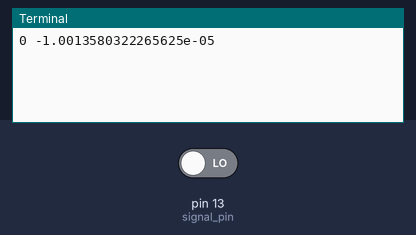
Simulated run of this program. Board: Raspberry Pi (header pin numbers). On the bench: the last lines printed to the terminal. The test bench sets the inputs (shaded band); at power-on: pin 13 (signal_pin) LOW. The clock reads 2024-03-15 10:24:30 at power-on unless the program sets it.

Above: at 1.2 s.
1.3 s: pin 13 (signal_pin) driven HIGH
At 1.6 s:
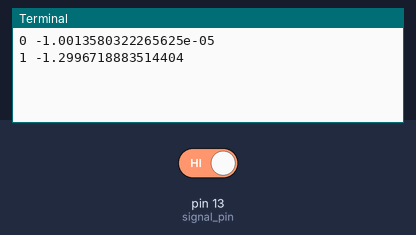
2.8 s: pin 13 (signal_pin) driven LOW
At 4.0 s:
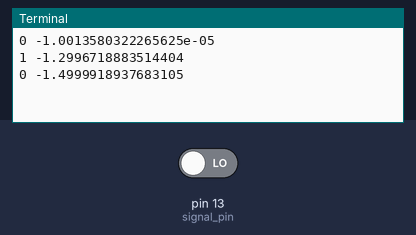

The program:

ir_sensor.py
```python
# http://github.com/timestocome
# Set up and test IR sensor input on RaspberryPi


import RPi.GPIO as gpio
import time


gpio.setmode(gpio.BOARD)


# board 13 - gpio 27
signal_pin = 13

gpio.setup(signal_pin, gpio.IN)

signal = -1
s_time = time.time()

while True:

    if gpio.input(signal_pin) != signal:
        dt = s_time - time.time()
        s_time = time.time()
        signal = gpio.input(signal_pin)

        # convert seconds to ms by dividing by 1000
        print(signal, dt)
```

Measured:
- after the input at 1.3 s, the terminal: prints a new line at once (image 1)
- after the input at 2.8 s, the terminal: prints a new line at once (image 2)
